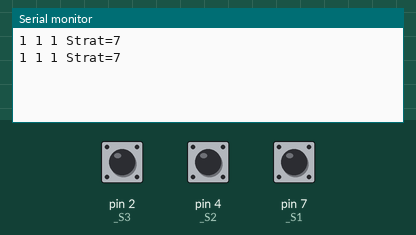
This sketch was run on a simulated Arduino Uno, built with avr-gcc and run on an emulated ATmega328P. On the bench: the last lines printed to the serial monitor. Inputs (shaded band) come from the test bench; at power-on: pin 2 (_S3) HIGH, pin 4 (_S2) HIGH, pin 7 (_S1) HIGH.

Above: at 1.2 s.
1.3 s: pin 2 (_S3) pulled LOW for 1 s
At 2.8 s:
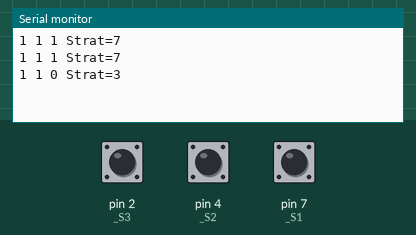
3.8 s: pin 4 (_S2) pulled LOW for 1 s
At 4.3 s:
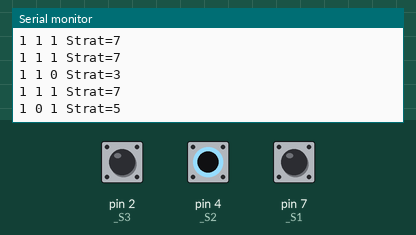
6.3 s: pin 7 (_S1) pulled LOW for 1 s
At 7.8 s:
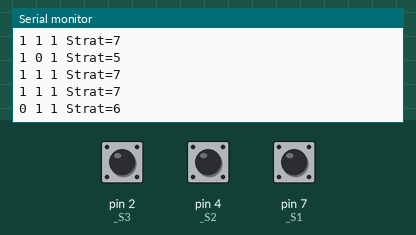
Timing chart, 0 to 9.3 s (numbered marks = the images above; inputs shaded):
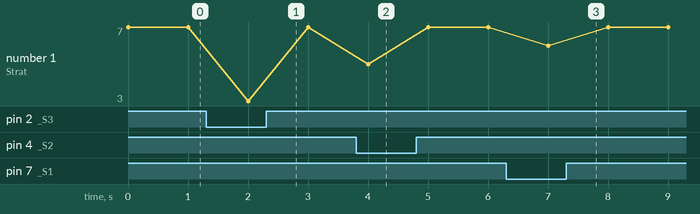

Measured:
- after the input at 1.3 s, the serial monitor: prints a new line after 0.70 s (image 1)
- after the input at 3.8 s, the serial monitor: prints a new line after 0.20 s (image 2)
- after the input at 6.3 s, the serial monitor: prints a new line after 0.70 s (image 3)

The sketch:

Monitor_senzori.ino
```cpp
/*
 Blackbox vPro Debug file

 PINOUT - MAPPING

 BS			-	digital 12
 BD			-	digital 8
 LS			-	analog 0
 LD			-	analog 1
 SS 		-	digital 10
 SD			-	digital 9
 IR - Start 	-	analog 2 - digital 16
 IR - Kill 	-	analog 3 - digital 17
 M1.1 		-	digital 3
 M1.2		-	digital 11
 M2.1 		-	digital 5
 M2.2 		-	digital 6
 Strategy1 	-	digital 7
 Strategy2 	-	digital 4
 Strategy3 	-	digital 2
 */
#define _BS 12
#define _BD 8
#define _SHS 10
#define _SHD 9
#define _LS 0
#define _LD 1
#define _S1 7
#define _S2 4
#define _S3 2

int i,BS,BD,S1,S2,S3;
float SHS,SHD,LS=0,LD=0;
unsigned long previousMillis_SHARP = 0;
unsigned long m_lateral,m_inainte,m_rotire,m_debug,m_debug2;
char buff[20];

void setup(){

  // Setam pini ca input
  for(i = 0 ; i<19 ; i++){
    // pinMode(i,INPUT);
    pinMode(i, INPUT_PULLUP);
  }
  pinMode(_SHS, INPUT_PULLUP);
  pinMode(_SHD, INPUT_PULLUP);
  //   pinMode(_S3, INPUT_PULLUP);
  Serial.begin(9600);
}
void citire_sharp() {
  SHS = 0;
  SHD = 0;
  for(i=0;i<6;i++){
    SHS += digitalRead(_SHS);
    SHD += digitalRead(_SHD);
  }
  if(SHS>3)
    SHS=0;
  else
    SHS=1;
  if(SHD>3)
    SHD=0;
  else
    SHD=1;
}


int strategy() {
  int pin1 = 0, pin2 = 0, pin3 = 0; //pin3 nefunctional ?
  for (i = 0; i < 10; i++) {
    pin1 =  digitalRead(_S1);
    pin2 =  digitalRead(_S2);
    pin3 =  digitalRead(_S3);
  }
  int strategie = 4*pin3 + 2 * pin2 + pin1 ;
  return strategie;
}


void loop(){

  //citire Bannere
  // BS = digitalRead(_BS);
  // BD = digitalRead(_BD);
  //sprintf(buff,"BS  %d BD   %d \n",BS,BD);
  //Serial.print(buff);

  // //citire sharp lateral
  // SHS = analogRead(_SS);
  // SHD = analogRead(_SD);
  // Serial.print("SHS  ");
  // Serial.print(SHS);
  // Serial.print(" SHD ");
  // Serial.println(SHD);


  // //citire senzori linie
  // LS=0;LD=0;
  // for(i=0;i<10;i++){
  //    LS += analogRead(_LS);
  //    LD += analogRead(_LD);
  // }
  // LS /=10;LD/=10;
  // Serial.print("LS ");
  // Serial.print(LS);
  // Serial.print(" LD  ");
  // Serial.println(LD);
  // SHS = digitalRead(_SHS);
  // SHD = digitalRead(_SHD);
  // Serial.print("SHS  ");
  // Serial.print(SHS);
  // Serial.print(" SHD ");
  // Serial.println(SHD);


  // BS = digitalRead(_BS);
  // BD = digitalRead(_BD);
  // Serial.print("BS  ");
  // Serial.print(BS);
  // Serial.print(" BD ");
  // Serial.println(BD);

  // m_debug = micros();
  // citire_sharp();
  // m_debug2 = micros()-m_debug;
  // Serial.print("Time: ");
  // Serial.println(m_debug2);


  //   //citire switch strategie
  //   for(i=0;i<10;i++){
  //    S1 = digitalRead(_S1);
  //    S2 = digitalRead(_S2);
  //    S3 = digitalRead(_S3);
  // }
  //sprintf(buff,"_Start  %d  _Kill   %d \n",digitalRead(_Start),digitalRead(_Kill));
  int strat = strategy();
  sprintf(buff,"%d %d %d Strat=%d\n",digitalRead(_S1),digitalRead(_S2),digitalRead(_S3),strat);
  Serial.println(buff);
    //start();

  delay(1000);

}
```
